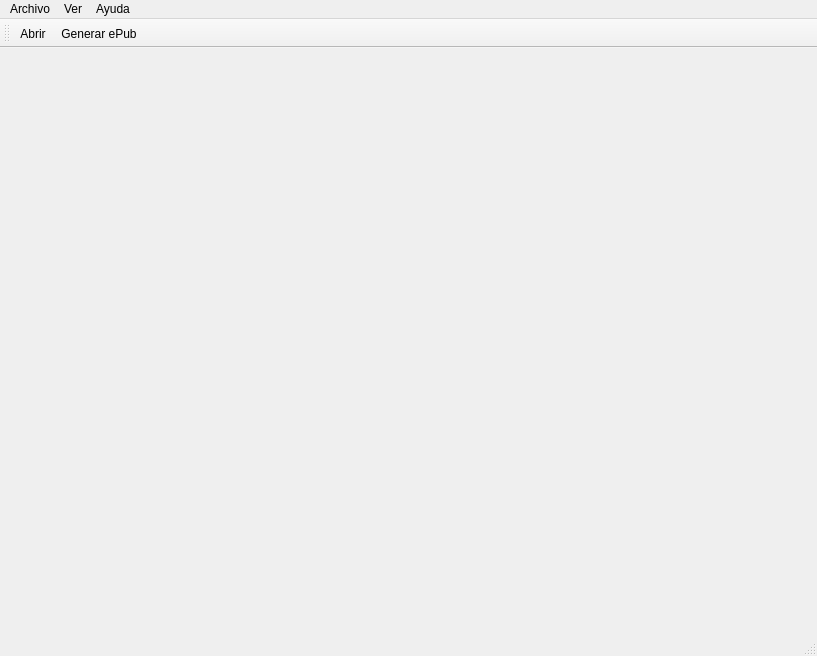
<?xml version="1.0" encoding="UTF-8"?>
<ui version="4.0">
 <class>MainWindow</class>
 <widget class="QMainWindow" name="MainWindow">
  <property name="geometry">
   <rect>
    <x>0</x>
    <y>0</y>
    <width>817</width>
    <height>656</height>
   </rect>
  </property>
  <property name="windowTitle">
   <string>MainWindow</string>
  </property>
  <widget class="QWidget" name="centralwidget">
   <layout class="QHBoxLayout" name="horizontalLayout">
    <property name="leftMargin">
     <number>6</number>
    </property>
    <property name="topMargin">
     <number>6</number>
    </property>
    <property name="rightMargin">
     <number>6</number>
    </property>
    <property name="bottomMargin">
     <number>0</number>
    </property>
    <item>
     <widget class="MetadataTabManager" name="metadataTabManager" native="true"/>
    </item>
   </layout>
  </widget>
  <widget class="QStatusBar" name="statusbar"/>
  <widget class="QToolBar" name="toolBar">
   <property name="windowTitle">
    <string>Barra de Herramientas</string>
   </property>
   <attribute name="toolBarArea">
    <enum>TopToolBarArea</enum>
   </attribute>
   <attribute name="toolBarBreak">
    <bool>false</bool>
   </attribute>
   <addaction name="openFileAction"/>
   <addaction name="generateEpubAction"/>
  </widget>
  <widget class="QMenuBar" name="menubar">
   <property name="geometry">
    <rect>
     <x>0</x>
     <y>0</y>
     <width>817</width>
     <height>21</height>
    </rect>
   </property>
   <widget class="QMenu" name="menuArchivo">
    <property name="title">
     <string>Archivo</string>
    </property>
    <addaction name="openFileAction"/>
    <addaction name="generateEpubAction"/>
    <addaction name="separator"/>
    <addaction name="preferencesAction"/>
    <addaction name="separator"/>
    <addaction name="quitAction"/>
   </widget>
   <widget class="QMenu" name="menuVer">
    <property name="title">
     <string>Ver</string>
    </property>
    <addaction name="toggleToolBarAction"/>
   </widget>
   <widget class="QMenu" name="menuAyuda">
    <property name="title">
     <string>Ayuda</string>
    </property>
    <addaction name="aboutAction"/>
   </widget>
   <addaction name="menuArchivo"/>
   <addaction name="menuVer"/>
   <addaction name="menuAyuda"/>
  </widget>
  <action name="openFileAction">
   <property name="icon">
    <iconset resource="images.qrc">
     <normaloff>:/open_24x24.png</normaloff>:/open_24x24.png</iconset>
   </property>
   <property name="text">
    <string>Abrir</string>
   </property>
   <property name="toolTip">
    <string>Abrir Archivo</string>
   </property>
  </action>
  <action name="generateEpubAction">
   <property name="icon">
    <iconset resource="images.qrc">
     <normaloff>:/epub.png</normaloff>:/epub.png</iconset>
   </property>
   <property name="text">
    <string>Generar ePub</string>
   </property>
  </action>
  <action name="preferencesAction">
   <property name="text">
    <string>Preferencias</string>
   </property>
   <property name="menuRole">
    <enum>QAction::PreferencesRole</enum>
   </property>
  </action>
  <action name="quitAction">
   <property name="text">
    <string>Salir</string>
   </property>
   <property name="menuRole">
    <enum>QAction::QuitRole</enum>
   </property>
  </action>
  <action name="toggleToolBarAction">
   <property name="checkable">
    <bool>true</bool>
   </property>
   <property name="text">
    <string>Barra de Herramientas</string>
   </property>
  </action>
  <action name="aboutAction">
   <property name="text">
    <string>Acerca de...</string>
   </property>
   <property name="menuRole">
    <enum>QAction::AboutRole</enum>
   </property>
  </action>
 </widget>
 <customwidgets>
  <customwidget>
   <class>MetadataTabManager</class>
   <extends>QWidget</extends>
   <header>epubcreator.gui.metadata_tab_manager</header>
   <container>1</container>
  </customwidget>
 </customwidgets>
 <resources>
  <include location="images.qrc"/>
 </resources>
 <connections/>
</ui>
